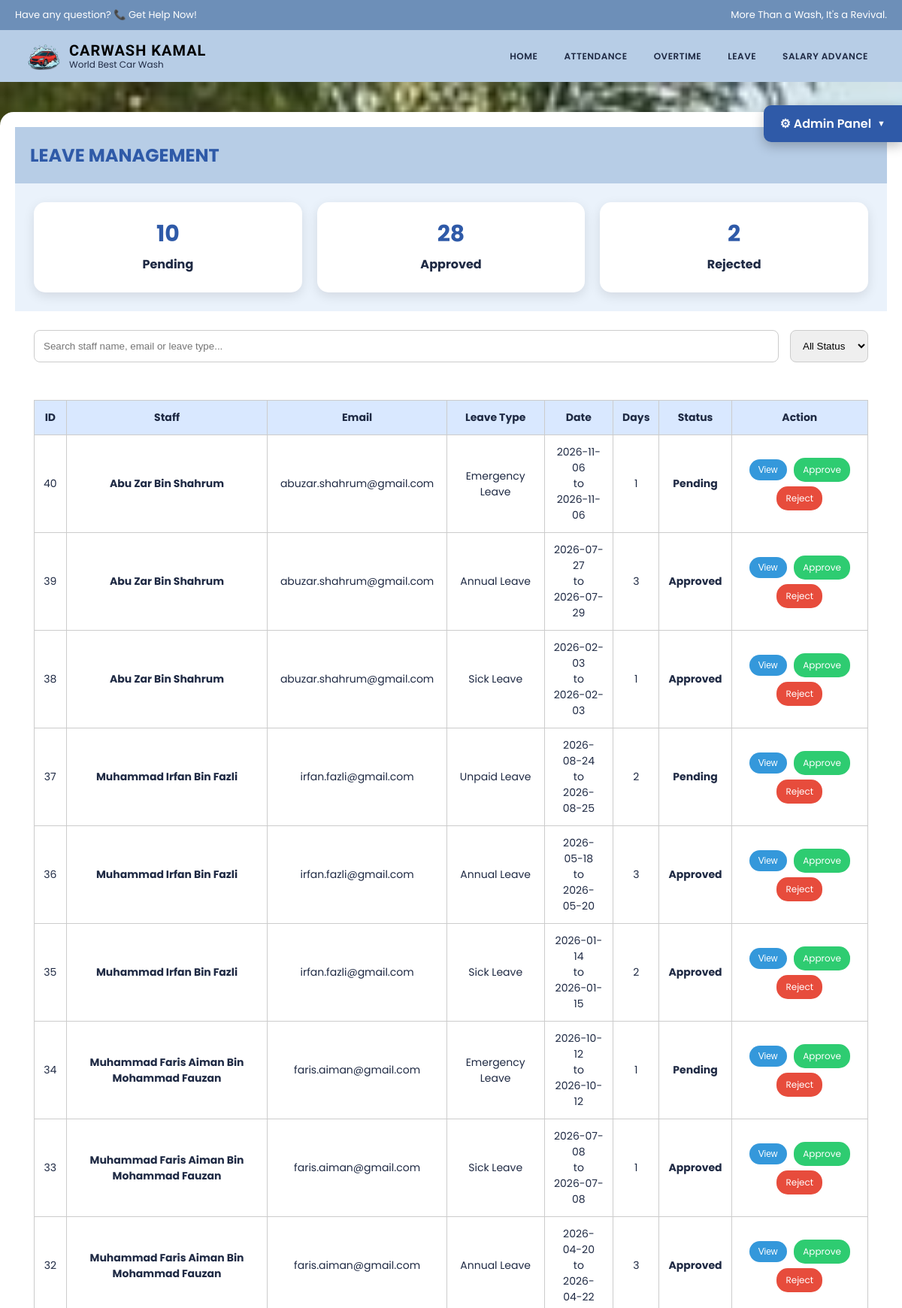
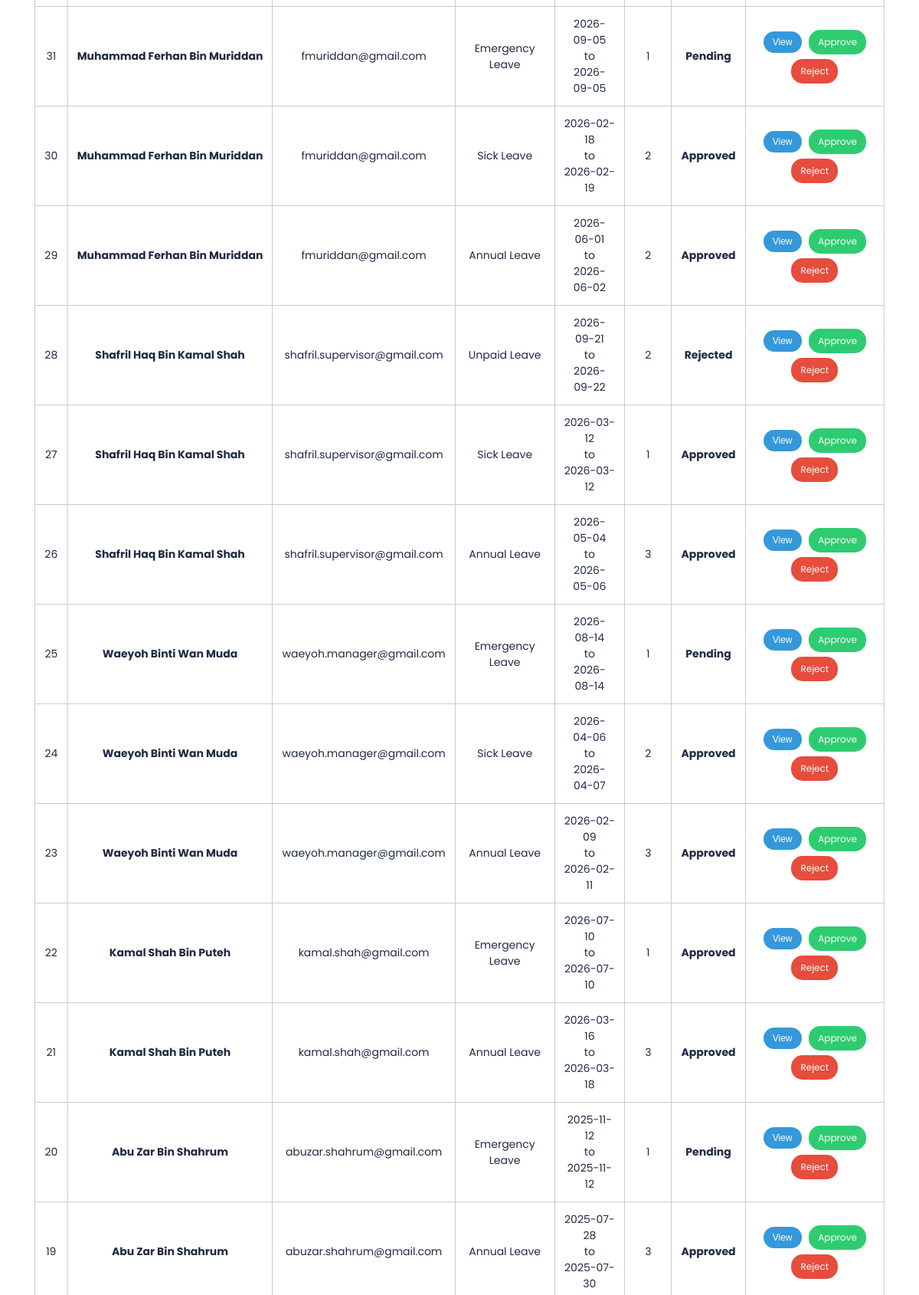
/staff/admin/leave_management.php (signed in, upper part), run on the app's committed database (2 pictures, top to bottom).
### tables this page shows
CREATE TABLE `leave_application` (
  `leave_id` int(11) NOT NULL,
  `staff_id` int(11) NOT NULL,
  `leave_type` varchar(50) DEFAULT NULL,
  `start_date` date DEFAULT NULL,
  `end_date` date DEFAULT NULL,
  `reason` text DEFAULT NULL,
  `apply_date` date DEFAULT NULL,
  `status` varchar(20) DEFAULT 'Pending'
);

CREATE TABLE `staff` (
  `staff_id` int(11) NOT NULL,
  `staff_name` varchar(50) NOT NULL,
  `staff_email` varchar(100) DEFAULT NULL,
  `staff_password` varchar(255) DEFAULT NULL,
  `staff_phonenum` int(11) NOT NULL,
  `staff_dob` date NOT NULL,
  `staff_state` varchar(50) NOT NULL,
  `staff_hiredate` date NOT NULL,
  `staff_salary` int(11) NOT NULL,
  `staff_job` varchar(20) NOT NULL,
  `staff_gender` tinyint(1) NOT NULL,
  `staff_image` varchar(255) DEFAULT NULL
);

### staff/admin/leave_management.php (the view, shortened to what this page needs)
<?php
include("../../config.php");
$search = $_GET['search'] ?? "";
$query = "
SELECT
leave_application.*,
staff.staff_name,
staff.staff_email
FROM leave_application
JOIN staff
ON leave_application.staff_id = staff.staff_id
WHERE
(
staff.staff_name LIKE ?
OR staff.staff_email LIKE ?
OR leave_application.leave_type LIKE ?
)
";
$params = [
"%$search%",
"%$search%",
"%$search%"
];
$query .= "
ORDER BY leave_application.leave_id DESC
";
$stmt = $conn->prepare($query);
$stmt->execute($params);
$leave_list = $stmt->fetchAll();
$stmt = $conn->prepare("
    SELECT COUNT(*)
    FROM leave_application
    WHERE status='Pending'
");
$stmt->execute();
$pending = $stmt->fetchColumn();
$stmt = $conn->prepare("
    SELECT COUNT(*)
    FROM leave_application
    WHERE status='Approved'
");
$stmt->execute();
$approved = $stmt->fetchColumn();
$stmt = $conn->prepare("
    SELECT COUNT(*)
    FROM leave_application
    WHERE status='Rejected'
");
$stmt->execute();
$rejected = $stmt->fetchColumn();
?>
<?php include("../includes/admin_header.php"); ?>
<?php include("../includes/admin_toolbar.php"); ?>
<link rel="stylesheet" href="../../CSS/style.css">
<body>
<section class="page-bg">
<div class="container">
<div class="card">
<div class="card-header">
<h1>
LEAVE MANAGEMENT
</h1>
</div>
<div class="dashboard">
<div class="box">
<h2>
<?php echo $pending; ?>
</h2>
<p>
Pending
</p>
</div>
<div class="box">
<h2>
<?php echo $approved; ?>
</h2>
<p>
Approved
</p>
</div>
<div class="box">
<h2>
<?php echo $rejected; ?>
</h2>
<p>
Rejected
</p>
</div>
</div>
<div class="search-box">
<form onsubmit="return false;">
<input
type="text"
id="searchInput"
placeholder="Search staff name, email or leave type..."
>
<select id="statusFilter">
<option value="">
All Status
</option>
</select>
</form>
</div>
<div class="table-wrapper">
<table>
<tr>
<th>ID</th>
<th>Staff</th>
<th>Email</th>
<th>Leave Type</th>
<th>Date</th>
<th>Days</th>
<th>Status</th>
<th>Action</th>
</tr>
<?php if(count($leave_list)>0){ ?>
<?php foreach($leave_list as $leave){ ?>
<tr
class="leave-row"
data-status="<?php echo $leave['status']; ?>"
>
<td>
<?php echo $leave['leave_id']; ?>
</td>
<td>
<b>
<?php echo $leave['staff_name']; ?>
</b>
</td>
<td>
<?php echo $leave['staff_email']; ?>
</td>
<td>
<?php echo $leave['leave_type']; ?>
</td>
<td>
<?php echo $leave['start_date']; ?>
<br>
to
<br>
<?php echo $leave['end_date']; ?>
</td>
<td>
<?php
$start = new DateTime($leave['start_date']);
$end = new DateTime($leave['end_date']);
$days = $start->diff($end)->days + 1;
echo $days;
?>
</td>
<td class="status">
<?php echo $leave['status']; ?>
</td>
<td>
<button
type="button"
class="action-btn view"
onclick="toggleDetails(<?php echo $leave['leave_id']; ?>)"
>
View
</button>
<a
href="approve_leave.php?id=<?php echo $leave['leave_id']; ?>"
class="action-btn approve"
>
Approve
</a>
<a
href="reject_leave.php?id=<?php echo $leave['leave_id']; ?>"
class="action-btn reject"
>
Reject
</a>
</td>
</tr>
<?php } ?>
<?php } ?>
</table>
</div>
</div>
</div>
</section>
</body>
</html>

### css/style.css (style rules this page uses)
* { margin: 0; padding: 0; box-sizing: border-box; }
body { background: #eaf2fb; font-family: 'Poppins', sans-serif; color: #1f2a44; }
.card { background: white; border-radius: 15px; box-shadow: 0 10px 25px rgba(0,0,0,0.1); padding: 20px; }

### staff/admin/leave_management.php (style rules this page uses)
.page-bg { background:url("../../images/hero.jpg") center/cover no-repeat; min-height:100vh; padding:40px 0; display:flex; justify-content:center; }
.container { width:1200px; }
.card { background:white; border-radius:18px; overflow:hidden; box-shadow:0 12px 30px rgba(0,0,0,.2); }
.card-header { background:#b7cde6; padding:20px; }
.card-header h1 { margin:0; color:#2f5aa8; }
.dashboard { display:flex; gap:20px; padding:25px; background:#eaf2fb; }
.box { flex:1; background:white; padding:20px; border-radius:15px; text-align:center; box-shadow:0 5px 15px rgba(0,0,0,.1); }
.box h2 { color:#2f5aa8; margin:0; font-size:30px; }
.box p { margin:5px; font-weight:bold; }
.search-box { padding:25px; }
.search-box form { display:flex; gap:15px; }
input, select { padding:12px; border-radius:8px; border:1px solid #ccc; }
input { flex:1; }
button { background:#2f5aa8; color:white; border:none; padding:12px 25px; border-radius:25px; cursor:pointer; }
.table-wrapper { padding:25px; overflow-x:auto; }
table { width:100%; border-collapse:collapse; font-size:14px; }
th { background:#d9e8ff; }
th, td { border:1px solid #ccc; padding:12px; text-align:center; }
.action-btn { padding:7px 12px; border-radius:15px; color:white; text-decoration:none; font-size:12px; display:inline-block; margin:3px; }
.view { background:#3498db; }
.approve { background:#2ecc71; }
.reject { background:#e74c3c; }
.status { font-weight:bold; }

### data on the page
leave_application: leave_id "40", staff.staff_name "Abu Zar Bin Shahrum", staff.staff_email "abuzar.shahrum@gmail.com", leave_type "Emergency Leave", start_date "2026-11-06", end_date "2026-11-06", days "1", status "Pending"
leave_application: leave_id "39", staff.staff_name "Abu Zar Bin Shahrum", staff.staff_email "abuzar.shahrum@gmail.com", leave_type "Annual Leave", start_date "2026-07-27", end_date "2026-07-29", days "3", status "Approved"
leave_application: leave_id "38", staff.staff_name "Abu Zar Bin Shahrum", staff.staff_email "abuzar.shahrum@gmail.com", leave_type "Sick Leave", start_date "2026-02-03", end_date "2026-02-03", days "1", status "Approved"
leave_application: leave_id "37", staff.staff_name "Muhammad Irfan Bin Fazli", staff.staff_email "irfan.fazli@gmail.com", leave_type "Unpaid Leave", start_date "2026-08-24", end_date "2026-08-25", days "2", status "Pending"
leave_application: leave_id "36", staff.staff_name "Muhammad Irfan Bin Fazli", staff.staff_email "irfan.fazli@gmail.com", leave_type "Annual Leave", start_date "2026-05-18", end_date "2026-05-20", days "3", status "Approved"
leave_application: leave_id "35", staff.staff_name "Muhammad Irfan Bin Fazli", staff.staff_email "irfan.fazli@gmail.com", leave_type "Sick Leave", start_date "2026-01-14", end_date "2026-01-15", days "2", status "Approved"
leave_application: leave_id "34", staff.staff_name "Muhammad Faris Aiman Bin Mohammad Fauzan", staff.staff_email "faris.aiman@gmail.com", leave_type "Emergency Leave", start_date "2026-10-12", end_date "2026-10-12", days "1", status "Pending"
leave_application: leave_id "33", staff.staff_name "Muhammad Faris Aiman Bin Mohammad Fauzan", staff.staff_email "faris.aiman@gmail.com", leave_type "Sick Leave", start_date "2026-07-08", end_date "2026-07-08", days "1", status "Approved"
leave_application: leave_id "32", staff.staff_name "Muhammad Faris Aiman Bin Mohammad Fauzan", staff.staff_email "faris.aiman@gmail.com", leave_type "Annual Leave", start_date "2026-04-20", end_date "2026-04-22", days "3", status "Approved"
leave_application: leave_id "31", staff.staff_name "Muhammad Ferhan Bin Muriddan", staff.staff_email "fmuriddan@gmail.com", leave_type "Emergency Leave", start_date "2026-09-05", end_date "2026-09-05", days "1", status "Pending"
leave_application: leave_id "30", staff.staff_name "Muhammad Ferhan Bin Muriddan", staff.staff_email "fmuriddan@gmail.com", leave_type "Sick Leave", start_date "2026-02-18", end_date "2026-02-19", days "2", status "Approved"
leave_application: leave_id "29", staff.staff_name "Muhammad Ferhan Bin Muriddan", staff.staff_email "fmuriddan@gmail.com", leave_type "Annual Leave", start_date "2026-06-01", end_date "2026-06-02", days "2", status "Approved"
leave_application: leave_id "28", staff.staff_name "Shafril Haq Bin Kamal Shah", staff.staff_email "shafril.supervisor@gmail.com", leave_type "Unpaid Leave", start_date "2026-09-21", end_date "2026-09-22", days "2", status "Rejected"
leave_application: leave_id "27", staff.staff_name "Shafril Haq Bin Kamal Shah", staff.staff_email "shafril.supervisor@gmail.com", leave_type "Sick Leave", start_date "2026-03-12", end_date "2026-03-12", days "1", status "Approved"
leave_application: leave_id "26", staff.staff_name "Shafril Haq Bin Kamal Shah", staff.staff_email "shafril.supervisor@gmail.com", leave_type "Annual Leave", start_date "2026-05-04", end_date "2026-05-06", days "3", status "Approved"
leave_application: leave_id "25", staff.staff_name "Waeyoh Binti Wan Muda", staff.staff_email "waeyoh.manager@gmail.com", leave_type "Emergency Leave", start_date "2026-08-14", end_date "2026-08-14", days "1", status "Pending"
leave_application: leave_id "24", staff.staff_name "Waeyoh Binti Wan Muda", staff.staff_email "waeyoh.manager@gmail.com", leave_type "Sick Leave", start_date "2026-04-06", end_date "2026-04-07", days "2", status "Approved"
leave_application: leave_id "23", staff.staff_name "Waeyoh Binti Wan Muda", staff.staff_email "waeyoh.manager@gmail.com", leave_type "Annual Leave", start_date "2026-02-09", end_date "2026-02-11", days "3", status "Approved"
leave_application: leave_id "22", staff.staff_name "Kamal Shah Bin Puteh", staff.staff_email "kamal.shah@gmail.com", leave_type "Emergency Leave", start_date "2026-07-10", end_date "2026-07-10", days "1", status "Approved"
leave_application: leave_id "21", staff.staff_name "Kamal Shah Bin Puteh", staff.staff_email "kamal.shah@gmail.com", leave_type "Annual Leave", start_date "2026-03-16", end_date "2026-03-18", days "3", status "Approved"
leave_application: leave_id "20", staff.staff_name "Abu Zar Bin Shahrum", staff.staff_email "abuzar.shahrum@gmail.com", leave_type "Emergency Leave", start_date "2025-11-12", end_date "2025-11-12", days "1", status "Pending"
leave_application: leave_id "19", staff.staff_name "Abu Zar Bin Shahrum", staff.staff_email "abuzar.shahrum@gmail.com", leave_type "Annual Leave", start_date "2025-07-28", end_date "2025-07-30", days "3", status "Approved"

### other printed values
$pending "10"
$approved "28"
$rejected "2"
